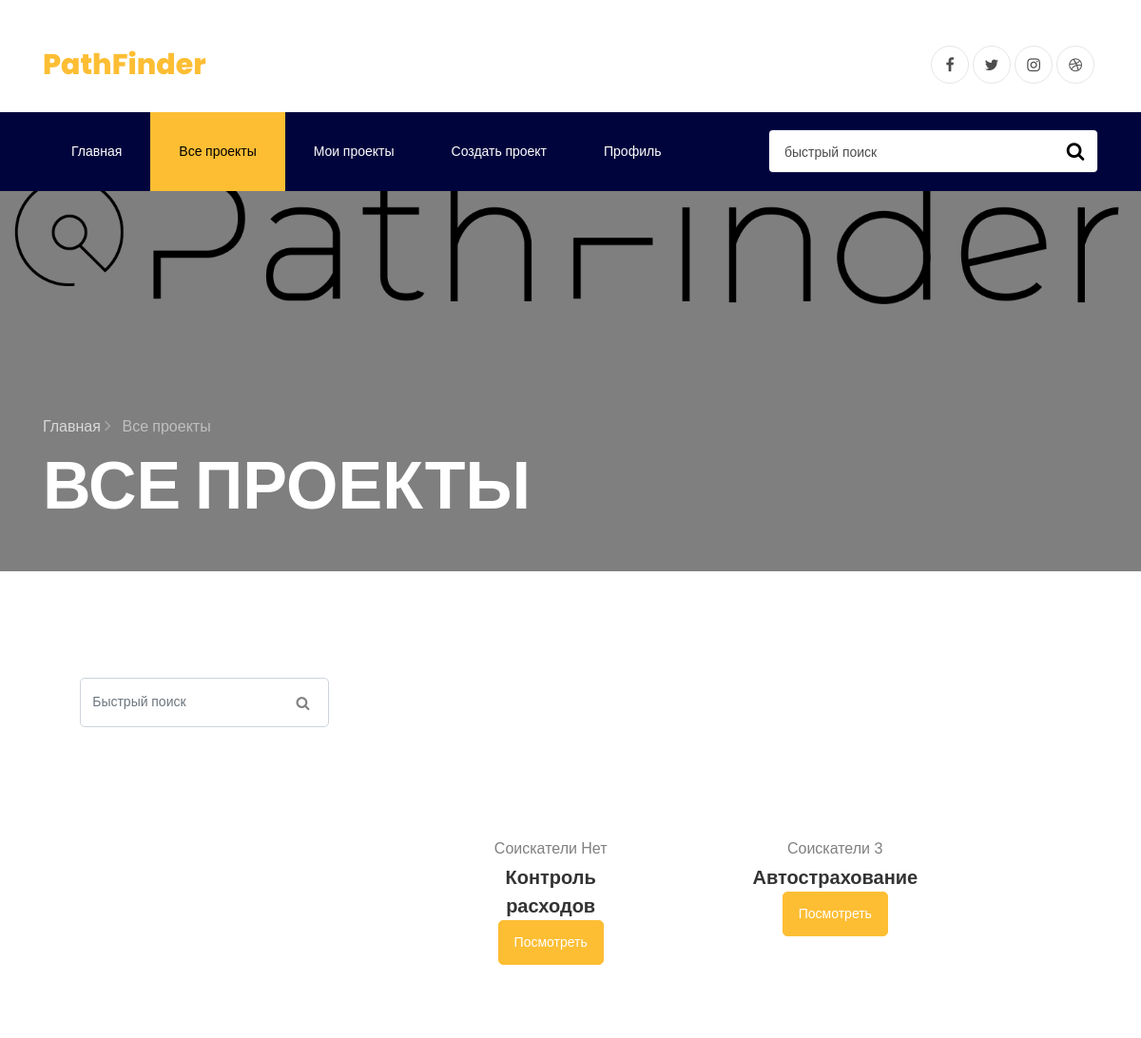
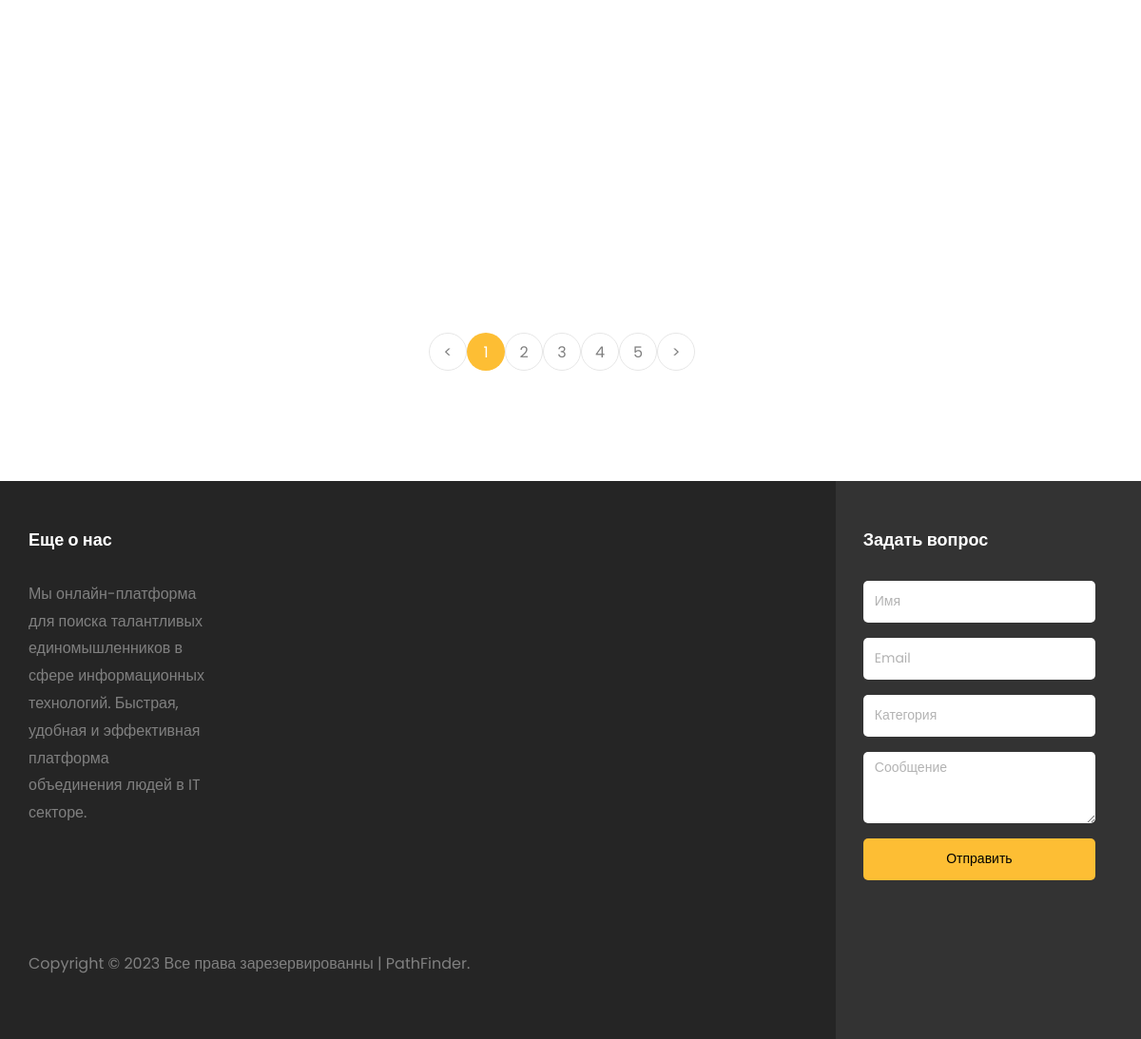
The page /shop.php?category=1&page=1 on the database its author committed (2 pictures, top to bottom).
### tables this page shows
CREATE TABLE `products` (
  `id` int(11) NOT NULL,
  `product_class` int(11) NOT NULL,
  `product_name` text NOT NULL,
  `product_price` int(11) NOT NULL,
  `product_text` text NOT NULL,
  `product_widetext` varchar(9999) NOT NULL,
  `product_image` text NOT NULL,
  `user_id` text NOT NULL,
  `user_answer` mediumtext NOT NULL,
  `cords` mediumtext NOT NULL
);

### main_script.php (called while the page is built, shortened)
<?php
$hashh = 0;
?>

### shop.php (the view, shortened to what this page needs)
<!DOCTYPE html>
<html lang="ru">
<?php
include 'main_script.php';
$resulttt = mysqli_query($link, "SELECT `user_id` FROM `users` WHERE `user_hash` LIKE '$hashh'");
while ($dataaa = $resulttt->fetch_assoc()) {
	$userid = $dataaa['user_id'];
}
?>
<head>
	<link rel="stylesheet" href="https://stackpath.bootstrapcdn.com/font-awesome/4.7.0/css/font-awesome.min.css">
	<link rel="stylesheet" href="css/animate.css">
	<link rel="stylesheet" href="css/owl.carousel.min.css">
	<link rel="stylesheet" href="css/owl.theme.default.min.css">
	<link rel="stylesheet" href="css/magnific-popup.css">
	<link rel="stylesheet" href="css/ionicons.min.css">
	<link rel="stylesheet" href="css/flaticon.css">
	<link rel="stylesheet" href="css/icomoon.css">
	<link rel="stylesheet" href="css/style.css">
</head>
<body>
	<div class="container pt-5">
		<div class="row justify-content-between">
			<div class="col">
				<a class="navbar-brand" href="index.php"><span> PathFinder</span></a>
			</div>
			<div class="col d-flex justify-content-end">
				<div class="social-media">
					<p class="mb-0 d-flex">
						<a href="#" class="d-flex align-items-center justify-content-center"><span
								class="fa fa-facebook"><i class="sr-only">Facebook</i></span></a>
						<a href="#" class="d-flex align-items-center justify-content-center"><span
								class="fa fa-twitter"><i class="sr-only">Twitter</i></span></a>
						<a href="#" class="d-flex align-items-center justify-content-center"><span
								class="fa fa-instagram"><i class="sr-only">Instagram</i></span></a>
						<a href="#" class="d-flex align-items-center justify-content-center"><span
								class="fa fa-dribbble"><i class="sr-only">Dribbble</i></span></a>
					</p>
				</div>
			</div>
		</div>
	</div>
	<nav class="navbar navbar-expand-lg navbar-dark ftco_navbar bg-dark ftco-navbar-light" id="ftco-navbar">
		<div class="container">
			<form method="GET" class="searchform order-lg-last">
				<div class="form-group d-flex">
					<input type="text" name="search" class="form-control pl-3" placeholder="быстрый поиск">
					<button type="submit" placeholder="" class="form-control search"><span
							class="fa fa-search"></span></button>
				</div>
			</form>
			<div class="collapse navbar-collapse" id="ftco-nav">
				<ul class="navbar-nav mr-auto topmenu">
					<li class="nav-item"><a href="index.php" class="nav-link">Главная</a></li>
					<li class="nav-item active"><a href="shop.php?category=0&page=1" class="nav-link">Все проекты
						</a>
					</li>
					<?php
					if (mysqli_query($link, "SELECT `user_id` FROM `users` WHERE `user_hash` LIKE '$hashh'")->fetch_array() != 0) {
						if ($userid == 1) {
							echo '
						<li class="nav-item"><a href="orderinfo.php" class="nav-link">Админка</a></li>
						<li class="nav-item"><a href="contact.php" class="nav-link">Создать проект</a></li>';
						} elseif ($userid != 1) {
							echo '
						<li class="nav-item"><a href="cart.php" class="nav-link">Мои проекты</a></li>
						<li class="nav-item"><a href="contact.php" class="nav-link">Создать проект</a></li>';
						}
					}
					?>
					<li class="nav-item"><a href="user.php" class="nav-link">Профиль</a></li>
				</ul>
			</div>
		</div>
	</nav>
	<section class="hero-wrap hero-wrap-2" style="background-image: url('images/logo3.png');"
		data-stellar-background-ratio="0.75">
		<div class="overlay"></div>
		<div class="container">
			<div class="row no-gutters slider-text align-items-end">
				<div class="col-md-9 ftco-animate pb-5">
					<p class="breadcrumbs mb-2"><span class="mr-2"><a href="index.php">Главная <i
									class="ion-ios-arrow-forward"></i></a></span> <span>Все проекты </span></p>
					<h1 class="mb-0 bread">Все проекты </h1>
				</div>
			</div>
		</div>
	</section>
	<section class="ftco-section" style="max-width: 98.5%;">
		<div class="row d-flex no-gutters">
			<div class="col-lg-5 ftco-animate ">
				<div class="containerr">
					<div class="col-lg-4 sidebar pl-lg-5 ftco-animate">
						<div class="sidebar-box">
							<form method="GET" class="search-form">
								<div class="form-group">
									<span class="icon icon-search"></span>
									<input type="text" name="search" placeholder="Быстрый поиск" class="form-control">
								</div>
							</form>
						</div>
					</div>
					<div class="row d-flex" style="justify-content: space-evenly;">
						<?php
						if (isset($_GET['page'])) {
							$page = $_GET['page'];
							$products_up = $page * 24;
							$products_down = $products_up - 24;
						} else {
							$_GET['page'] = 1;
							$products_up = 24;
							$products_down = 0;
						}
						if (isset($_GET['search'])) {
							$zapros = trim($_GET['search']);
							$result = mysqli_query($link, "SELECT `id` FROM `products` WHERE `product_name` LIKE '%$zapros%'");
							while ($roow = $result->fetch_assoc()) {
								$iddds = $roow['id'];
								$resulttt = mysqli_query($link, "SELECT `product_image` FROM `products` WHERE `id` LIKE '$iddds'");
								while ($dataaa = $resulttt->fetch_assoc()) {
									echo '<div class="col-md-5 d-flex ftco-animate">
										<div class="blog-entry align-self-stretch">
											<a name="id' . $iddds . '" class="block-20 rounded"
												style="background-image: url(' . $dataaa['product_image'] . ');">
												</a>
												<div class="text mt-3 text-center">';
									$resultt = mysqli_query($link, "SELECT `product_name` FROM `products` WHERE `id` LIKE '$iddds'");
									while ($dataa = $resultt->fetch_assoc()) {
										echo '<h3 class="heading">' . $dataa['product_name'] . '
										<form method="GET" >
										<button class="btn btn-primary text-center" name="id" value="' . $iddds . '" type="submit">Посмотреть</button>
										</form>
										</h3>
										<div class="meta mb-2">
										<div class="row no-gutters slider-text align-items-end style="
										style="margin-left: 0px; margin-right: 0px; margin-bottom: 0px; display:flex; center; justify-content: center;">
										</div>
												<div>';
										echo '
																</div>
															</div>
														</div>
													</div>
												</div>';
									}
								}
							}
						} else {
							if (isset($_GET['category'])) {
								$category = $_GET['category'];
							} else {
								$category = 9;
							}
							$id = mysqli_query($link, "SELECT `id` FROM `products` WHERE `product_class` = '$category' AND `id` <= '$products_up' AND `id` >= '$products_down'");
							while ($row = $id->fetch_assoc()) {
								$maxid = $row['id'];
								$result = mysqli_query($link, "SELECT `product_image` FROM `products` WHERE `id` LIKE '$maxid' AND `product_class` LIKE '$category'");
								while ($row = $result->fetch_assoc()) {
									$result = mysqli_query($link, "SELECT `user_answer` FROM `products` WHERE `id` LIKE '$maxid'");
									while ($data = $result->fetch_assoc()) {
										$data['user_answer'] = str_replace('[', ',', $data['user_answer']);
										$data['user_answer'] = str_replace(']', ',', $data['user_answer']);
										$data['user_answer'] = str_replace('0', ',', $data['user_answer']);
										$data['user_answer'] = str_replace('', ',,', $data['user_answer']);
										$cart = explode(",", $data['user_answer']);
										$cart_count = count($cart) - 2;
										if ($cart_count <= 0) {
											$cart_count = 'Нет';
										}
									}
									echo '
											<div class="col-md-5 d-flex ftco-animate">
												<div class="blog-entry align-self-stretch">
													<a name="id' . $maxid . '" class="block-20 rounded"
														style="background-image: url(' . $row['product_image'] . ');background-position: bottom;height: 150px;
														width: 150px;background-size: cover;">
														</a>
														<div class="text mt-3 text-center">
														Соискатели ' . $cart_count;
									$resulttt = mysqli_query($link, "SELECT `product_name` FROM `products` WHERE `id` LIKE '$maxid'AND `product_class` LIKE '$category'");
									while ($rowww = $resulttt->fetch_assoc()) {
										echo '<h4 class="heading">' . $rowww['product_name'] . '
											<form method="GET" >
											<button class="btn btn-primary text-center" name="id" value="' . $maxid . '" type="submit">Посмотреть</button>
											</form>
											</h4>
											<div class="meta mb-2">
										<div class="row no-gutters slider-text align-items-end style="
										style="margin-left: 0px; margin-right: 0px; margin-bottom: 0px; display:flex; center; justify-content: center;">
										</div>
												<div>';
									}
									echo '
																</div>
															</div>
														</div>
													</div>
												</div>';
								}
							}
						}
						?>
					</div>
				</div>
			</div>
		</div>
		<div class="row mt-5">
			<div class="col text-center">
				<div class="block-27">
					<ul>
						<?php
						if (isset($_GET['page'])) {
							$page = $_GET['page'];
							if ($page == 1) {
								echo '<li><a>&lt;</a></li>';
								echo '<li class="active"><a href="?page=';
								echo $page;
								echo '&category=';
								echo $category;
								echo '">';
								echo $page;
								echo '</a></li>';
								echo '<li><a href="?page=';
								echo $page + 1;
								echo '&category=';
								echo $category;
								echo '">';
								echo $page + 1;
								echo '</a></li>';
								echo '<li><a href="?page=';
								echo $page + 2;
								echo '&category=';
								echo $category;
								echo '">';
								echo $page + 2;
								echo '</a></li>';
								echo '<li><a href="?page=';
								echo $page + 3;
								echo '&category=';
								echo $category;
								echo '">';
								echo $page + 3;
								echo '</a></li>';
								echo '<li ><a href="?page=';
								echo $page + 4;
								echo '&category=';
								echo $category;
								echo '">';
								echo $page + 4;
								echo '</a></li>';
								echo '<li><a href="?page=';
								echo $page + 1;
								echo '&category=';
								echo $category;
								echo '">';
								echo '&gt;';
								echo '</a></li>';
							}
						}
						?>
					</ul>
				</div>
			</div>
		</div>
	</section>
	<footer class="footer">
		<div class="container-fluid px-lg-5">
			<div class="row">
				<div class="col-md-9 py-5">
					<div class="row">
						<div class="col-md-4 mb-md-0 mb-4">
							<h2 class="footer-heading">Еще о нас</h2>
							<p>Мы онлайн-платформа для поиска талантливых единомышленников в сфере информационных технологий. Быстрая, удобная и эффективная платформа объединения людей в IT секторе.</p>
							<ul class="ftco-footer-social p-0">
							</ul>
						</div>
						<div class="col-md-8">
						</div>
					</div>
					<div class="row mt-md-5">
						<div class="col-md-12">
							<p class="copyright">
								Copyright &copy;
								 Все права зарезервированны |
								PathFinder.</a>
							</p>
						</div>
					</div>
				</div>
				<div class="col-md-3 py-md-5 py-4 aside-stretch-right pl-lg-5">
					<h2 class="footer-heading">Задать вопрос</h2>
					<form action="#" class="contact-form">
						<div class="form-group">
							<input type="text" class="form-control" placeholder="Имя">
						</div>
						<div class="form-group">
							<input type="text" class="form-control" placeholder="Email">
						</div>
						<div class="form-group">
							<input type="text" class="form-control" placeholder="Категория">
						</div>
						<div class="form-group">
							<textarea name="" id="" cols="30" rows="3" class="form-control"
								placeholder="Сообщение"></textarea>
						</div>
						<div class="form-group">
							<button type="submit" class="form-control submit px-3">Отправить</button>
						</div>
					</form>
				</div>
			</div>
		</div>
	</footer>
</body>
</html>

### css/icomoon.css (style rules this page uses)
[class^="icon-"], [class*=" icon-"] { font-family: 'icomoon' !important; speak: none; font-style: normal; font-weight: normal; font-variant: normal; text-transform: none; line-height: 1; -webkit-font-smoothing: antialiased; -moz-osx-font-smoothing: grayscale; }
.icon-search:before { content: "\f002"; }

### rows shown on the page
products: cart_count "Нет", product_name "Контроль расходов", $maxid 2 (drawn)
products: cart_count "3", product_name "Автострахование"

### other values the page prints
$page "1"
$page + 1 "2"
$page + 2 "3"
$page + 3 "4"
$page + 4 "5"
